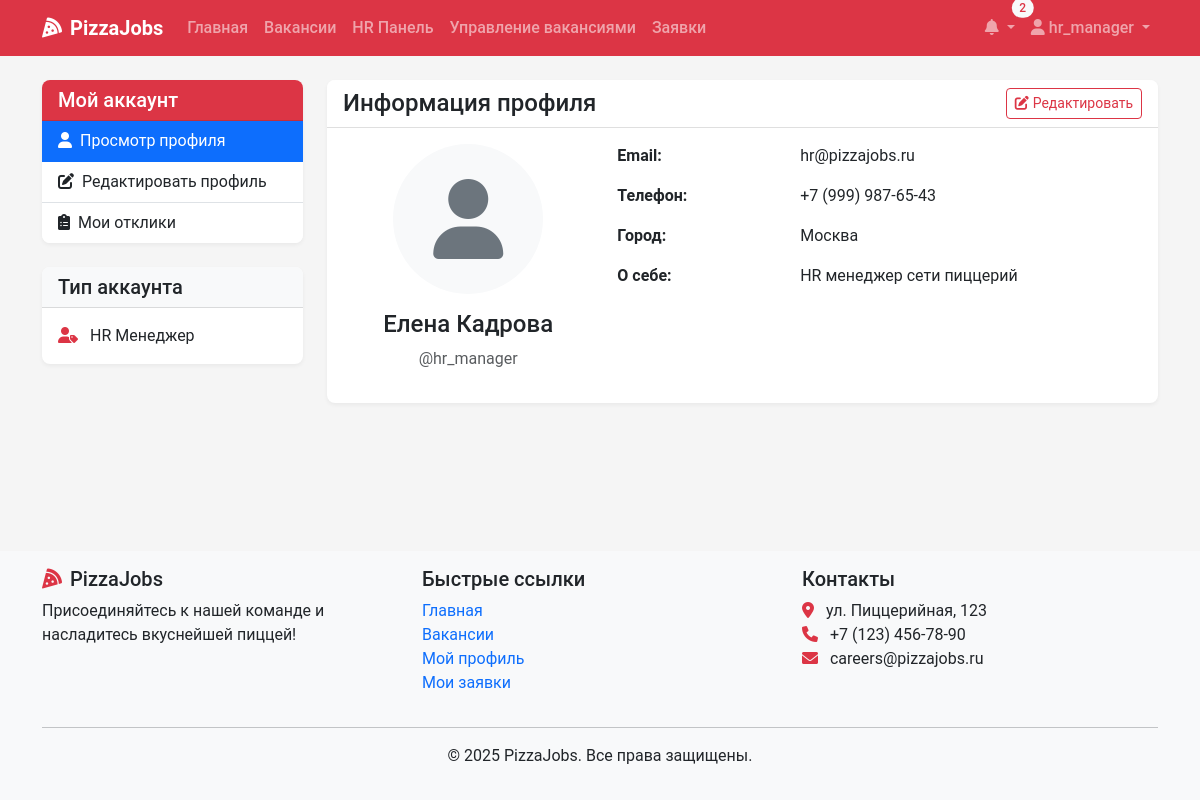
Screenshot of /profile/ (signed in) with the database file from the repository.
### recruitment/models.py (models this page shows, shortened)
class UserProfile(models.Model):
    user = models.OneToOneField(User, on_delete=models.CASCADE, related_name='profile')
    role = models.CharField(max_length=20, choices=UserRole.choices, default=UserRole.CANDIDATE)
    phone = models.CharField(max_length=15, blank=True, null=True)
    city = models.CharField(max_length=100, blank=True, null=True)
    photo = models.ImageField(upload_to='profile_photos/', blank=True, null=True)
    about = models.TextField(blank=True, null=True)
    desired_position = models.CharField(max_length=100, blank=True, null=True)
    experience = models.TextField(blank=True, null=True)
    education = models.TextField(blank=True, null=True)

### recruitment/views.py (the view)
# urls.py: path('profile/', views.view_profile, name='view_profile'),
@login_required
def view_profile(request):
    user_profile = get_object_or_404(UserProfile, user=request.user)
    resumes = Resume.objects.filter(user=request.user, is_active=True)
    applications = []
    if user_profile.role == UserRole.CANDIDATE:
        applications = Application.objects.filter(user=request.user).order_by('-applied_at')
    context = {
        'profile': user_profile,
        'resumes': resumes,
        'applications': applications,
    }
    return render(request, 'profile/view.html', context)

### recruitment/context_processors.py (called while the page is built)
def notifications_processor(request):
    if request.user.is_authenticated:
        unread_count = Notification.objects.filter(user=request.user, read=False).count()
        latest_notifs = Notification.objects.filter(user=request.user).order_by('-created_at')[:5]
    else:
        unread_count = 0
        latest_notifs = []
    return {
        'unread_count': unread_count,
        'latest_notifications': latest_notifs,
    }

### templates/profile/view.html (shortened to what this page needs)
{% extends 'base.html' %}
{% block content %}
<div class="container">
    <div class="row">
        <div class="col-lg-3">
            <div class="card shadow-sm mb-4">
                <div class="card-header bg-danger text-white">
                    <h5 class="mb-0">Мой аккаунт</h5>
                </div>
                <div class="list-group list-group-flush">
                    <a href="{% url 'view_profile' %}" class="list-group-item list-group-item-action active">
                        <i class="fas fa-user me-2"></i>Просмотр профиля
                    </a>
                    <a href="{% url 'edit_profile' %}" class="list-group-item list-group-item-action">
                        <i class="fas fa-edit me-2"></i>Редактировать профиль
                    </a>
                    <a href="{% url 'application_list' %}" class="list-group-item list-group-item-action">
                        <i class="fas fa-clipboard-list me-2"></i>Мои отклики
                    </a>
                </div>
            </div>
            <div class="card shadow-sm mb-4">
                <div class="card-header bg-light">
                    <h5 class="mb-0">Тип аккаунта</h5>
                </div>
                <div class="card-body">
                    <p class="mb-0">
                        <i class="fas fa-user-tag me-2 text-danger"></i>
                        {{ profile.get_role_display }}
                    </p>
                </div>
            </div>
        </div>
        <div class="col-lg-9">
            <div class="card shadow-sm mb-4">
                <div class="card-header bg-white d-flex justify-content-between align-items-center">
                    <h2 class="card-title h4 mb-0">Информация профиля</h2>
                    <a href="{% url 'edit_profile' %}" class="btn btn-sm btn-outline-danger">
                        <i class="fas fa-edit me-1"></i>Редактировать
                    </a>
                </div>
                <div class="card-body">
                    <div class="row">
                        <div class="col-md-4 text-center mb-4 mb-md-0">
                            {% if profile.photo %}
                                <img src="{{ profile.photo.url }}" alt="Фото профиля" class="img-fluid rounded-circle mb-3" style="max-width: 150px;">
                            {% else %}
                                <div class="bg-light rounded-circle d-flex align-items-center justify-content-center mx-auto mb-3" style="width: 150px; height: 150px;">
                                    <i class="fas fa-user fa-5x text-secondary"></i>
                                </div>
                            {% endif %}
                            <h4>{{ user.get_full_name }}</h4>
                            <p class="text-muted">@{{ user.username }}</p>
                        </div>
                        <div class="col-md-8">
                            <div class="row mb-3">
                                <div class="col-sm-4 fw-bold">Email:</div>
                                <div class="col-sm-8">{{ user.email }}</div>
                            </div>
                            <div class="row mb-3">
                                <div class="col-sm-4 fw-bold">Телефон:</div>
                                <div class="col-sm-8">{{ profile.phone|default:"Не указано" }}</div>
                            </div>
                            <div class="row mb-3">
                                <div class="col-sm-4 fw-bold">Город:</div>
                                <div class="col-sm-8">{{ profile.city|default:"Не указано" }}</div>
                            </div>
                            <div class="row mb-3">
                                <div class="col-sm-4 fw-bold">О себе:</div>
                                <div class="col-sm-8">{{ profile.about|default:"Нет информации"|linebreaks }}</div>
                            </div>
                        </div>
                    </div>
                </div>
            </div>
        </div>
    </div>
</div>
{% endblock %}

### templates/base.html (shortened to what this page needs)
<!DOCTYPE html>
<html lang="ru">
<head>
    <link href="https://cdn.jsdelivr.net/npm/bootstrap@5.3.0-alpha1/dist/css/bootstrap.min.css" rel="stylesheet">
    <link rel="stylesheet" href="https://cdnjs.cloudflare.com/ajax/libs/font-awesome/6.0.0/css/all.min.css">
    <link rel="stylesheet" href="/static/css/main.css">
</head>
<body>
    <nav class="navbar navbar-expand-lg navbar-dark bg-danger sticky-top">
        <div class="container">
            <a class="navbar-brand" href="{% url 'home' %}">
                <i class="fas fa-pizza-slice me-2"></i>PizzaJobs
            </a>
            <div class="collapse navbar-collapse" id="navbarNav">
                <ul class="navbar-nav me-auto">
                    <li class="nav-item">
                        <a class="nav-link" href="{% url 'home' %}">Главная</a>
                    </li>
                    <li class="nav-item">
                        <a class="nav-link" href="{% url 'vacancy_list' %}">Вакансии</a>
                    </li>
                    {% if user.is_authenticated %}
                        {% if user.profile.role == 'HR_MANAGER' %}
                            <li class="nav-item">
                                <a class="nav-link" href="{% url 'hr_dashboard' %}">HR Панель</a>
                            </li>
                            <li class="nav-item">
                                <a class="nav-link" href="{% url 'manage_vacancies' %}">Управление вакансиями</a>
                            </li>
                        {% elif user.profile.role == 'RESTAURANT_MANAGER' %}
                            <li class="nav-item">
                                <a class="nav-link" href="{% url 'manager_dashboard' %}">Панель менеджера</a>
                            </li>
                        {% endif %}
                        <li class="nav-item">
                            <a class="nav-link" href="{% url 'application_list' %}">Заявки</a>
                        </li>
                    {% endif %}
                </ul>
                <ul class="navbar-nav">
                    {% if user.is_authenticated %}
                        <li class="nav-item dropdown">
                            <a class="nav-link dropdown-toggle position-relative" href="#" id="notificationDropdown" role="button" data-bs-toggle="dropdown">
                                <i class="fas fa-bell"></i>
                                {% if unread_count %}
                                    <span class="badge rounded-pill bg-light text-danger position-absolute top-0 start-100 translate-middle">
                                        {{ unread_count }}
                                    </span>
                                {% endif %}
                            </a>
                        </li>
                        <li class="nav-item dropdown">
                            <a class="nav-link dropdown-toggle" href="#" id="userDropdown" role="button" data-bs-toggle="dropdown">
                                <i class="fas fa-user"></i> {{ user.username }}
                            </a>
                        </li>
                    {% endif %}
                </ul>
            </div>
        </div>
    </nav>
    <main class="py-4">
        {% block content %}{% endblock %}
    </main>
    <footer class="footer mt-auto py-3 bg-light">
        <div class="container">
            <div class="row">
                <div class="col-md-4">
                    <h5><i class="fas fa-pizza-slice text-danger me-2"></i>PizzaJobs</h5>
                    <p>Присоединяйтесь к нашей команде и насладитесь вкуснейшей пиццей!</p>
                </div>
                <div class="col-md-4">
                    <h5>Быстрые ссылки</h5>
                    <ul class="list-unstyled">
                        <li><a href="{% url 'home' %}" class="text-decoration-none">Главная</a></li>
                        <li><a href="{% url 'vacancy_list' %}" class="text-decoration-none">Вакансии</a></li>
                        {% if user.is_authenticated %}
                            <li><a href="{% url 'view_profile' %}" class="text-decoration-none">Мой профиль</a></li>
                            <li><a href="{% url 'application_list' %}" class="text-decoration-none">Мои заявки</a></li>
                        {% else %}
                            <li><a href="{% url 'login' %}" class="text-decoration-none">Войти</a></li>
                            <li><a href="{% url 'register' %}" class="text-decoration-none">Регистрация</a></li>
                        {% endif %}
                    </ul>
                </div>
                <div class="col-md-4">
                    <h5>Контакты</h5>
                    <address>
                        <i class="fas fa-map-marker-alt text-danger me-2"></i> ул. Пиццерийная, 123<br>
                        <i class="fas fa-phone text-danger me-2"></i> +7 (123) 456-78-90<br>
                        <i class="fas fa-envelope text-danger me-2"></i> careers@pizzajobs.ru
                    </address>
                </div>
            </div>
            <hr>
            <div class="text-center">
                <p>&copy; 2025 PizzaJobs. Все права защищены.</p>
            </div>
        </div>
    </footer>
</body>
</html>

### static/css/main.css (style rules this page uses)
:root { --pizza-red: #dc3545; --pizza-green: #198754; --pizza-white: #ffffff; --pizza-light: #f8f9fa; --pizza-dark: #212529; --pizza-secondary: #6c757d; }
body { font-family: 'Roboto', 'Segoe UI', Arial, sans-serif; color: var(--pizza-dark); background-color: #f5f5f5; min-height: 100vh; display: flex; flex-direction: column; }
main { flex: 1; }
.card { border-radius: 0.5rem; border: none; overflow: hidden; }
.card-header { border-bottom: 1px solid rgba(0, 0, 0, 0.125); }
.card-header.bg-white { background-color: white; }
.card.shadow-sm { box-shadow: 0 0.125rem 0.25rem rgba(0, 0, 0, 0.05) !important; }
.navbar-dark.bg-danger { background-color: var(--pizza-red) !important; }
.nav-link { font-weight: 500; }
.navbar-brand { font-weight: 700; }
.footer { background-color: var(--pizza-light); padding: 2rem 0; margin-top: auto; }
.badge { font-weight: 500; padding: 0.35em 0.65em; }

### rows the page displays
UserProfile: role "HR Менеджер", phone "+7 (999) 987-65-43", city "Москва", about "HR менеджер сети пиццерий"

### other values shown
{{ unread_count }} "2"
{{ user.username }} "hr_manager"
{{ user.get_full_name }} "Елена Кадрова"
{{ user.email }} "hr@pizzajobs.ru"
